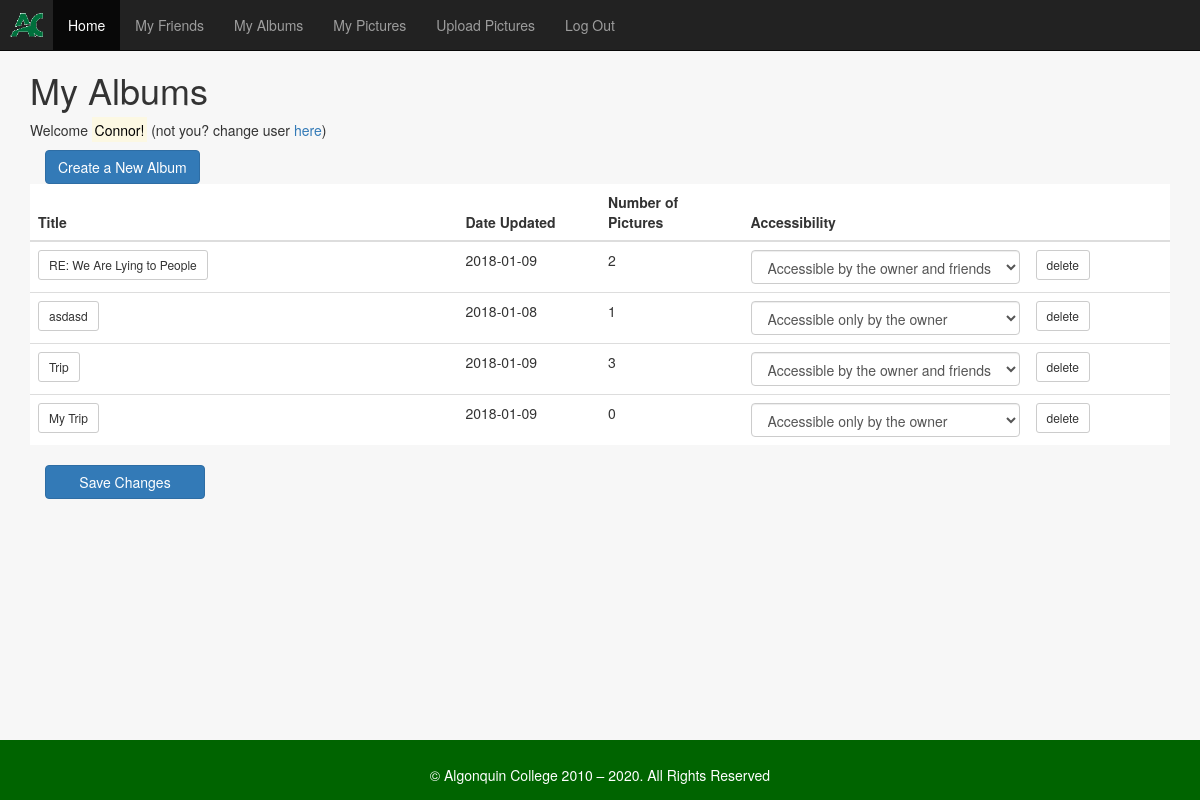
Screenshot of /MyAlbums.php (signed in) with the database file from the repository.
### tables this page shows
CREATE TABLE `album` (
  `Album_Id` int(11) NOT NULL,
  `Title` varchar(256) NOT NULL,
  `Description` varchar(3000) DEFAULT NULL,
  `Date_Updated` date NOT NULL,
  `Owner_Id` varchar(16) NOT NULL,
  `Accessibility_Code` varchar(16) NOT NULL
);

CREATE TABLE `accessibility` (
  `Accessibility_Code` varchar(16) NOT NULL,
  `Description` varchar(127) NOT NULL
);

### ProjectCommon/EntityClass.php (called while the page is built, shortened)
<?php
class User{
    private $name;
    public function getName(){
        return $this->name;
    }
}
class Album{
    private $id;
    private $title;
    private $updateDate;
    private $numberOfPictures;
    private $code;
    public function __construct($id, $title, $updateDate, $owenId, $code) {
        $this->id = $id;
        $this->title = $title;
        $this->updateDate = $updateDate;
        $this->code = $code;
    }
    public function setPictureNumbers($pictureNumber){
        $this->numberOfPictures = $pictureNumber;
    }
     public function getAlbumId(){
        return $this->id;
    }
    public function getTitle(){
        return $this->title;
    }
    public function getDate(){
        return $this->updateDate;
    }
    public function getCode(){
        return $this->code;
    }
    public function getNumberOfPictures(){
        return $this->numberOfPictures;
    }
}
class Accessibility {
    private $code;
    private $description;
    public function __construct($code, $description) {
        $this->code = $code;
        $this->description = $description;
    }
    public function getCode(){
        return $this->code;
    }
    public function getDescription(){
        return $this->description;
    }
}

### ProjectCommon/Functions.php (called while the page is built, shortened)
<?php
include_once 'EntityClass.php';
function ConnectSQLServer(){
    $dbConnection = parse_ini_file("db_connection.ini");
    extract($dbConnection);
    $myPdo = new PDO($dsn, $user, $password);
    return $myPdo;
}
function GetMyAlbum($userId) {
    $myAlbums = array();
    $myPdo = ConnectSQLServer();
    $getAlbumStatement = 'SELECT * FROM Album WHERE Owner_Id= :ownerId';
    $pStmt = $myPdo->prepare($getAlbumStatement);
    $pStmt->execute(['ownerId'=>$userId]);
    foreach ($pStmt as $row) {
        $album = new Album($row['Album_Id'], $row['Title'], $row['Date_Updated'], $row['Owner_Id'], $row['Accessibility_Code']);
        array_push($myAlbums, $album);
    }
    if (sizeof($myAlbums) != 0){
        return $myAlbums;
    }
    else {
        return NULL;
    }
}
function getNumberOfPicturesForAlbum($albumId) {
    $myPdo = ConnectSQLServer();
    $getPicutresNumberStatement = 'SELECT COUNT(Album_Id) AS NumberOfPictures FROM Picture WHERE Album_Id = :albumId';
    $pStmt = $myPdo->prepare($getPicutresNumberStatement);
    $pStmt->execute(['albumId'=>$albumId]);
    foreach ($pStmt as $row){
        if ($row['NumberOfPictures'] != NULL){
            return $row['NumberOfPictures'];
        }
    }
}
function getAccessCodeFromAccessibility(){
    $codes = array();
    $myPdo = ConnectSQLServer();
    $sqlStatement = 'SELECT * FROM Accessibility';
    $pStmt = $myPdo->prepare($sqlStatement);
    $pStmt->execute();
    foreach($pStmt as $row) {
        $code = new Accessibility($row['Accessibility_Code'], $row['Description']);
        array_push($codes, $code);
    }
    if (sizeof($codes) != 0){
        return $codes;
    }
    else {
        return NULL;
    }
}

### MyAlbums.php (the view, shortened to what this page needs)
<?php
include 'ProjectCommon/Header.php';
include_once 'ProjectCommon/Functions.php';
$loginUser = unserialize($_SESSION['loginUser']);
$userName = $loginUser->getName();
$userId = $loginUser->getId();
$myAlbums =  GetMyAlbum($userId);
extract($_POST);
for($i = 0; $i < sizeof($myAlbums); $i++){
    $albumId = $myAlbums[$i]->getAlbumId();
    $numberOfPictures = getNumberOfPicturesForAlbum($albumId);
    $myAlbums[$i]->setPictureNumbers($numberOfPictures);
}
$accessibility = getAccessCodeFromAccessibility();
?>
<div class = "container">
    <link rel="stylesheet" href="ProjectContents/Project.css">
    <h1 class="center v-margin">My Albums</h1>
    <p>Welcome <mark><?php echo "$userName" ?>!</mark> (not you? change user <a href="Login.php">here</a>)</p>
    <div class = "col-sm-2"><a  class = "btn btn-primary" href="AddAlbum.php">Create a New Album</a></div>
    <br>
    <form action="MyAlbums.php" role="form" method="post">
        <div class="table table-striped">
              <table class="table">
                <thead class="thead-dark">
                    <tr>
                        <th scope="col" class="col-md-3">Title</th><th scope="col" class="col-md-1">Date Updated</th><th scope="col" class="col-md-1">Number of Pictures</th><th scope="col" class="col-md-2">Accessibility</th><th scope="col" class="col-md-1"></th>
                    </tr>
                </thead>
                <?php
                for($i = 0; $i < sizeof($myAlbums); $i++) {
                    $id = $myAlbums[$i]->getAlbumId();
                    $title = $myAlbums[$i]->getTitle();
                    $date = $myAlbums[$i]->getDate();
                    $picturesNumber = $myAlbums[$i]->getNumberOfPictures();
                    $accessCode = $myAlbums[$i]->getCode();
                    $deleteLink = "MyAlbums.php?deleteId=".$id;
                    $pictureLink = 'MyPictures.php?albumId='.$id;
                    $name = "accessbility".$id;
                    echo "<tr>";
                    echo "<td><a class=\"btn btn-default btn-sm\" href='$pictureLink'>$title</a></td><td>$date</td><td>$picturesNumber</td>";
                    echo "<td><select class = 'form-control' name = '$name'>";
                    for($j = 0; $j < sizeof($accessibility); $j++){
                        $accessibilityCode = $accessibility[$j]->getCode();
                        $accessibilityDescription = $accessibility[$j]->getDescription();
                        if ($accessibilityCode == $accessCode) {
                            echo "<option value = '$accessibilityCode' selected = 'selected'>$accessibilityDescription</option>";
                        }
                        else {
                            echo "<option value = '$accessibilityCode'>$accessibilityDescription</option>";
                        }
                    }
                    echo "</select></td>";
                    echo "<td><a class=\"btn btn-default btn-sm\"href='$deleteLink'>delete</a></td>";
                    echo "</tr>";
                }
                ?>
            </table>
        </div>
    <div class = "col-sm-2 album-save v-margin"><button type = "submit" name = "btnSaveChange" class = "btn btn-primary btn-block">Save Changes</button></div>
</form>
</div>
<?php include 'ProjectCommon/Footer.php' ?>

### ProjectContents/Project.css (style rules this page uses)
a { text-decoration: none; }
body { background-color: rgba(240, 240, 240, 0.61); height: 100%; margin: 0; }

### rows the page displays
album: Title "RE: We Are Lying to People", Date_Updated "2018-01-09", picturesNumber "2", Accessibility_Code+Album_Id "Accessible by the owner and friends"
album: Title "asdasd", Date_Updated "2018-01-08", picturesNumber "1", Accessibility_Code+Album_Id "Accessible only by the owner"
album: Title "Trip", Date_Updated "2018-01-09", picturesNumber "3", Accessibility_Code+Album_Id "Accessible by the owner and friends"
album: Title "My Trip", Date_Updated "2018-01-09", picturesNumber "0", Accessibility_Code+Album_Id "Accessible only by the owner"

### other values shown
$userName "Connor"
Date("Y") "2020"
